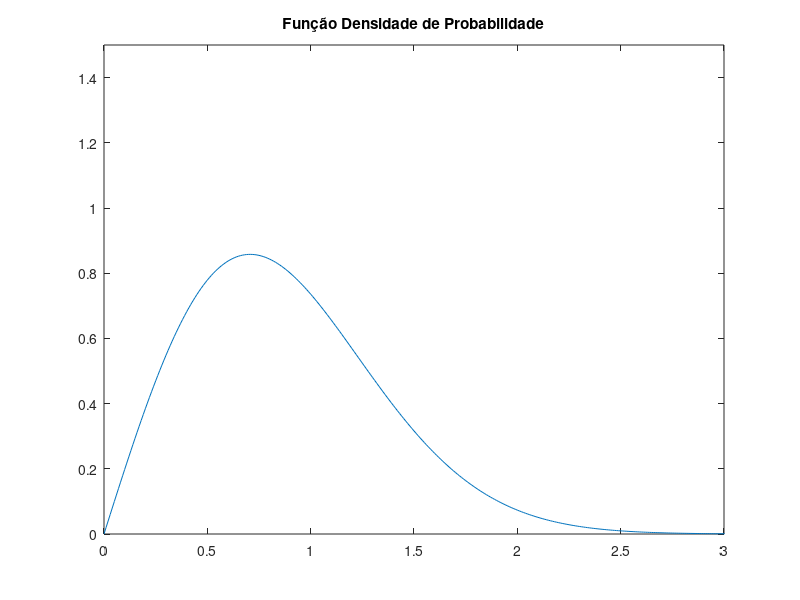
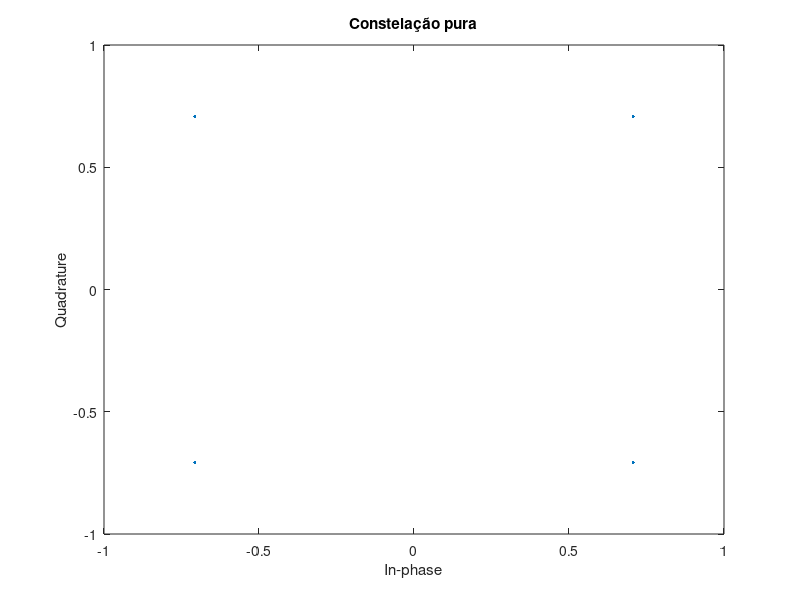
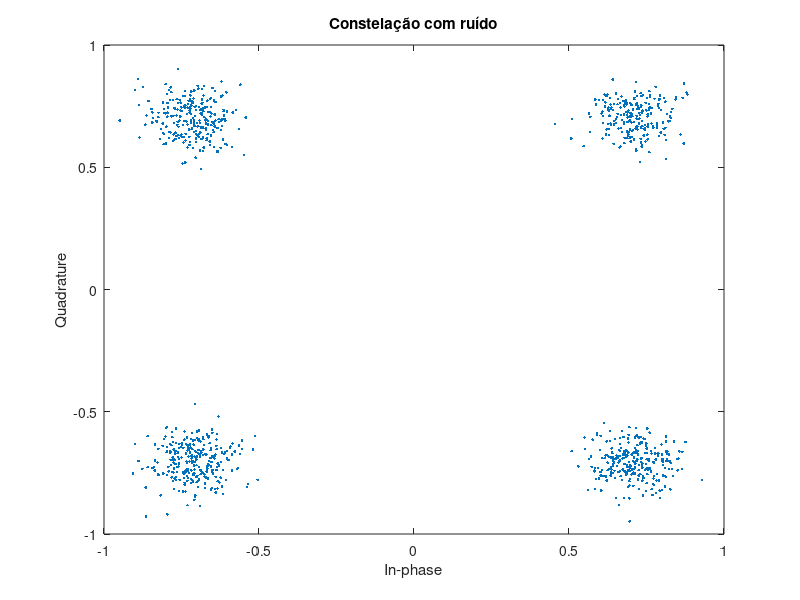
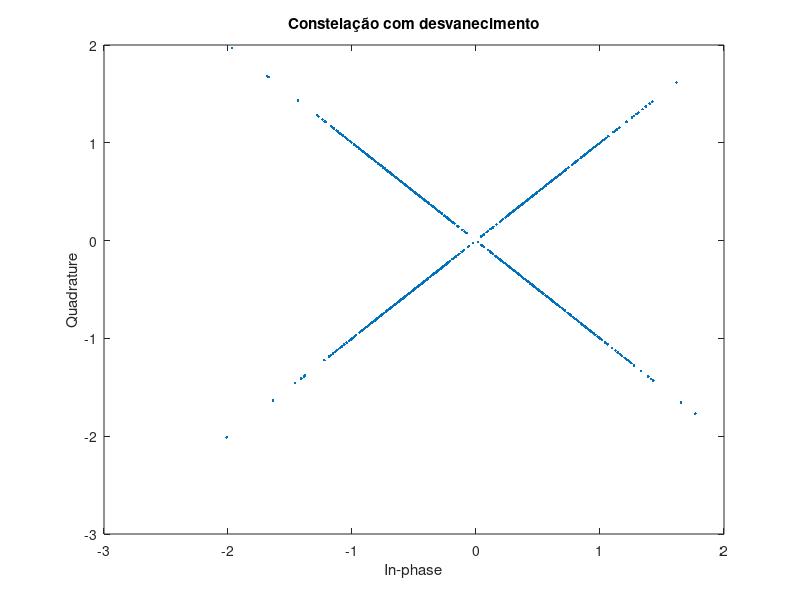

The MATLAB script that drew these images, in order:
clc
clear
close all 

% Igor Martins Rocha
% Simulação de desvanecimento nakagami-m

m = 1;      % Controla o formato, quanto maior o m, menos severo o desvanecimento.
w = 1;      % Controla o espalhamento
snr = 20;

% --------- Plotar FDP --------------------------- %
x = 0:0.01:5;
f = (2*(m^m)*x.^(2*m-1).*exp((-m/w)*x.^2))/(gamma(m)*(w^m)); % FDP
plot (x,f)
axis([0 3 0 1.5])
title('Função Densidade de Probabilidade')

% --------- Distribuição Nakagami-m --------------%
fs = 100;                                   %Frequência do sinal
fa = 20*fs;                               %Frequência de amostragem
t = 0:1/fa:100;
y1 = sin (2*pi*fs*t);                       % Sinal de saída transmissor
y2 = awgn (y1, snr, 'measured');            % Sinal com ruído

pd = makedist('Nakagami','mu',m,'omega',w); % Gera distribuição nakagami-m
r = random(pd,length(t),1)';                % Gera variável aleatória com distribuição nakagami      

y3  = r.*y1;                                % Sinal com desvanecimento
y4 = awgn (y3, snr,'measured');             % Sinal com desvanecimento e ruído

% ---------- Constelação --------------------%
M = 4;
sym = 1000; % Numero de symbolos
data = randi([0 M-1],sym,1);  % Gera os simbolos
txSig = pskmod(data,M,pi/M);  % Modula o sinal

r = random (pd, sym,1);      % Gera variável aleatória nakagami-m

rxd = r.*txSig;                       % Adiciona desvanecimento
rxn = awgn (txSig, snr, 'measured');   % Adiciona ruído
rxdn = awgn(rxd, snr, 'measured');     % Ruído e desvanecimento

scatterplot(txSig)
title('Constelação pura')

scatterplot(rxn)
title('Constelação com ruído')

scatterplot(rxd)
title('Constelação com desvanecimento')

scatterplot(rxdn)
title('Constelação com ruído e desvanecimento')


% --------- Plotagem dos gráficos ---------- %
figure();
subplot (2,2,1)
plot (t,y1);
title('Sinal puro')
axis([0 5/fs -2 2])

subplot (2,2,2)
plot (t,y2);
title('Sinal com ruído')
axis([0 5/fs -2 2])

subplot (2,2,3)
plot (t,y3);
title('Sinal com desvanecimento')
axis([0 5/fs -2 2])

subplot(2,2,4)
plot (t,y4);
title('Sinal com desvanecimento e ruído')
axis([0 5/fs -2 2])
